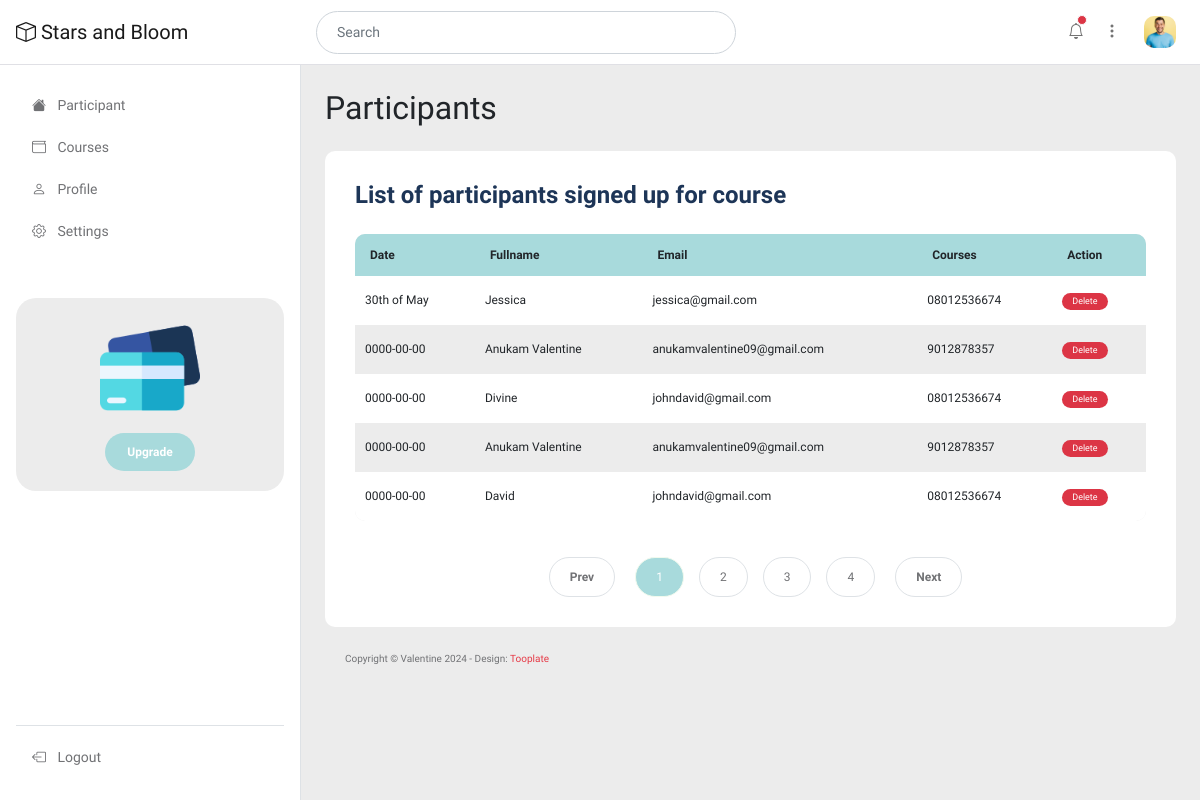
Page /admin/dashboard.php (signed in) on the committed database.
### tables this page shows
CREATE TABLE `participant` (
  `id` int(11) NOT NULL,
  `fullname` varchar(100) NOT NULL,
  `email` varchar(100) NOT NULL,
  `phone` varchar(50) NOT NULL,
  `courses` varchar(100) NOT NULL,
  `date` varchar(50) NOT NULL,
  `date_created` timestamp NOT NULL DEFAULT current_timestamp() ON UPDATE current_timestamp()
);

### admin/dashboard.php (the view, shortened to what this page needs)
<?php
include("connect.php");
?>
<!doctype html>
<html lang="en">
    <head>
        <link href="css/bootstrap.min.css" rel="stylesheet">
        <link href="css/bootstrap-icons.css" rel="stylesheet">
        <link href="css/apexcharts.css" rel="stylesheet">
        <link href="css/tooplate-mini-finance.css" rel="stylesheet">
    </head>
    <body>
        <header class="navbar sticky-top flex-md-nowrap">
            <div class="col-md-3 col-lg-3 me-0 px-3 fs-6">
                <a class="navbar-brand" href="dashboard.php">
                    <i class="bi-box"></i>
                    Stars and Bloom
                </a>
            </div>
            <form class="custom-form header-form ms-lg-3 ms-md-3 me-lg-auto me-md-auto order-2 order-lg-0 order-md-0" action="#" method="get" role="form">
                <input class="form-control" name="search" type="text" placeholder="Search" aria-label="Search">
            </form>
            <div class="navbar-nav me-lg-2">
                <div class="nav-item text-nowrap d-flex align-items-center">
                    <div class="dropdown ps-3">
                        <a class="nav-link dropdown-toggle text-center" href="#" role="button" data-bs-toggle="dropdown" aria-expanded="false">
                            <i class="bi-bell"></i>
                            <span class="position-absolute start-100 translate-middle p-1 bg-danger border border-light rounded-circle">
                            </span>
                        </a>
                    </div>
                    <div class="dropdown ps-1">
                        <a class="nav-link dropdown-toggle text-center" href="#" role="button" data-bs-toggle="dropdown" aria-expanded="false">
                            <i class="bi-three-dots-vertical"></i>
                        </a>
                    </div>
                    <div class="dropdown px-3">
                        <a class="nav-link dropdown-toggle" href="#" role="button" data-bs-toggle="dropdown" aria-expanded="false">
                            <img src="images/medium-shot-happy-man-smiling.jpg" class="profile-image img-fluid" alt="">
                        </a>
                    </div>
                </div>
            </div>
        </header>
        <div class="container-fluid">
            <div class="row">
                <?php
                    include("nav.php");
                ?>
                <main class="main-wrapper col-md-9 ms-sm-auto py-4 col-lg-9 px-md-4 border-start">
                    <div class="title-group mb-3">
                        <h1 class="h2 mb-0">Participants</h1>
                    </div>
                    <div class="row my-4">
                        <div class="col-lg-12 col-12">
                            <div class="custom-block bg-white">
                                <h5 class="mb-4">List of participants signed up for course</h5>
                                <div class="table-responsive">
            <table class="account-table table">
                <thead>
                    <tr>
                        <th scope="col">Date</th>
                        <th scope="col">Fullname</th>
                        <th scope="col">Email</th>
                        <th scope="col">Courses</th>
                        <th scope="col">Action</th>
                    </tr>
                </thead>
                        <tbody>
                <?php
                    $query = "select * from participant order by id desc";
                    $result = mysqli_query($conn,$query);
                    $num = mysqli_num_rows($result);
                    for($i=0; $i<$num; $i++)
                    {
                        $row = mysqli_fetch_array($result);
                ?>
                    <tr>
                        <td scope="row"><?php echo $row['date']; ?></td>
                        <td scope="row"><?php echo $row['fullname']; ?></td>
                        <td scope="row"><?php echo $row['email']; ?></td>
                        <td scope="row"><?php echo $row['phone']; ?></td>
                        <td scope="row">
                        <a href="delete-participant.php?id=<?php echo $row['id']; ?>&name=<?php echo $row['fullname']; ?>" onclick="return confirm('Are you sure you want to delete <?php echo $row['fullname']; ?>?');"> <span class="badge text-bg-danger">
                                Delete
                            </span>
                            </a>
                        </td>
                    </tr>
                        <?php } ?>
                </tbody>
            </table>
                                </div>
                                <nav aria-label="Page navigation example">
                                        <ul class="pagination justify-content-center mb-0">
                                            <li class="page-item">
                                                <a class="page-link" href="#" aria-label="Previous">
                                                    <span aria-hidden="true">Prev</span>
                                                </a>
                                            </li>
                                            <li class="page-item active" aria-current="page">
                                                <a class="page-link" href="#">1</a>
                                            </li>
                                            <li class="page-item">
                                                <a class="page-link" href="#">2</a>
                                            </li>
                                            <li class="page-item">
                                                <a class="page-link" href="#">3</a>
                                            </li>
                                            <li class="page-item">
                                                <a class="page-link" href="#">4</a>
                                            </li>
                                            <li class="page-item">
                                                <a class="page-link" href="#" aria-label="Next">
                                                    <span aria-hidden="true">Next</span>
                                                </a>
                                            </li>
                                        </ul>
                                    </nav>
                            </div>
                        </div>
                    <footer class="site-footer">
                        <div class="container">
                            <div class="row">
                                <div class="col-lg-12 col-12">
                                    <p class="copyright-text">Copyright © Valentine 2024
                                    - Design: <a rel="sponsored" href="https://www.tooplate.com" target="_blank">Tooplate</a></p>
                                </div>
                            </div>
                        </div>
                    </footer>
                </main>
            </div>
        </div>
    </body>
</html>

### admin/nav.php
<nav id="sidebarMenu" class="col-md-3 col-lg-3 d-md-block sidebar collapse">
    <div class="position-sticky py-4 px-3 sidebar-sticky">
        <ul class="nav flex-column h-100">
            <li class="nav-item">
                <a class="nav-link" aria-current="page" href="dashboard.php">
                    <i class="bi-house-fill me-2"></i>
                    Participant
                </a>
            </li>
            <li class="nav-item">
                <a class="nav-link" href="courses.php">
                    <i class="bi-wallet me-2"></i>
                    Courses
                </a>
            </li>
            <li class="nav-item">
                <a class="nav-link" href="profile.php">
                    <i class="bi-person me-2"></i>
                    Profile
                </a>
            </li>
            <li class="nav-item">
                <a class="nav-link" href="setting.php">
                    <i class="bi-gear me-2"></i>
                    Settings
                </a>
            </li>
            <li class="nav-item featured-box mt-lg-5 mt-4 mb-4">
                <img src="images/credit-card.png" class="img-fluid" alt="">
                <a class="btn custom-btn" href="#">Upgrade</a>
            </li>
            <li class="nav-item border-top mt-auto pt-2">
                <a class="nav-link" href="logout.php">
                    <i class="bi-box-arrow-left me-2"></i>
                    Logout
                </a>
            </li>
        </ul>
    </div>
</nav>

### rows in the picture
participant: date "30th of May", fullname "Jessica", email "jessica@gmail.com", phone "08012536674"
participant: date "0000-00-00", fullname "Anukam Valentine", email "anukamvalentine09@gmail.com", phone "9012878357"
participant: date "0000-00-00", fullname "Divine", email "johndavid@gmail.com", phone "08012536674"
participant: date "0000-00-00", fullname "Anukam Valentine", email "anukamvalentine09@gmail.com", phone "9012878357"
participant: date "0000-00-00", fullname "David", email "johndavid@gmail.com", phone "08012536674"
